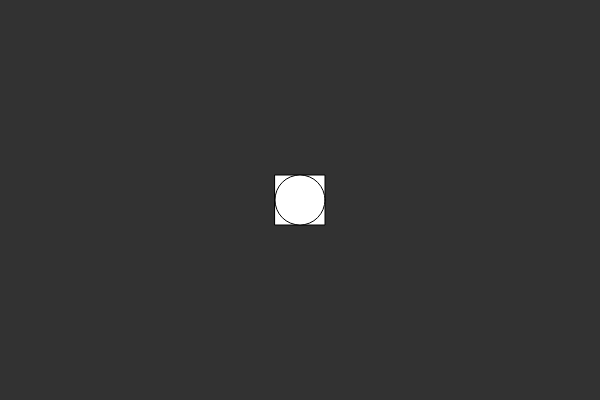
Frame 1 (no input)
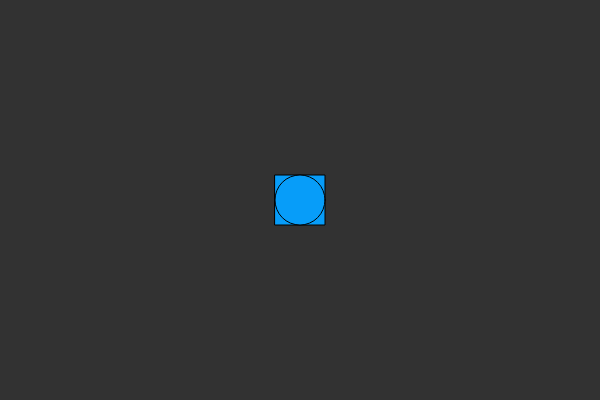
Frame 60 (no input)
Frame 120 (the mouse pressed at the canvas centre since frame 60): identical to frame 60, image omitted

The p5.js sketch that drew these frames (run headless with seeded random() and noise() and a simulated clock; from frame 60 on, the mouse is pressed at the canvas centre):

// p5.js sketch
// ── sketch.js

function setup(){
    createCanvas(600,400);
    
}

function draw(){
    background(50,50,50);
   rect(275,175,50,50);
   ellipse(300,200,50,50)
   fill(7,157,249);
   
}


function ball(){
    
}
